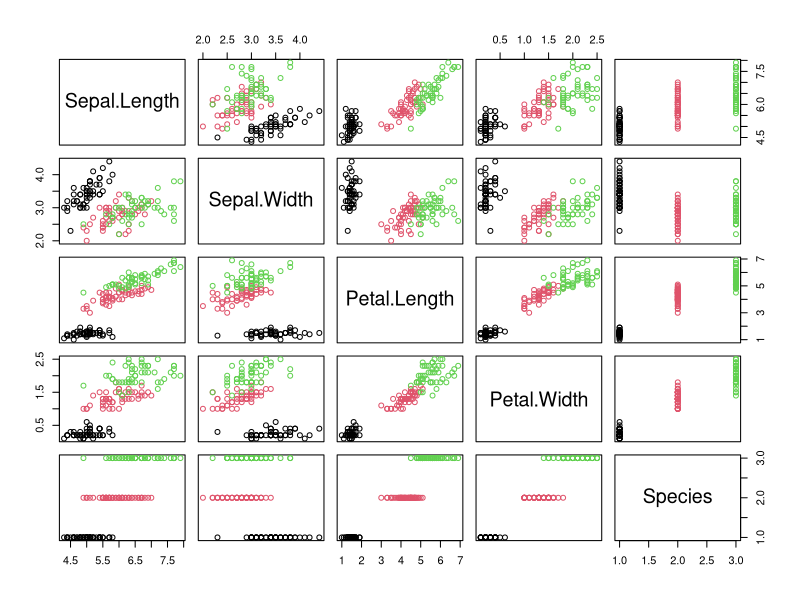
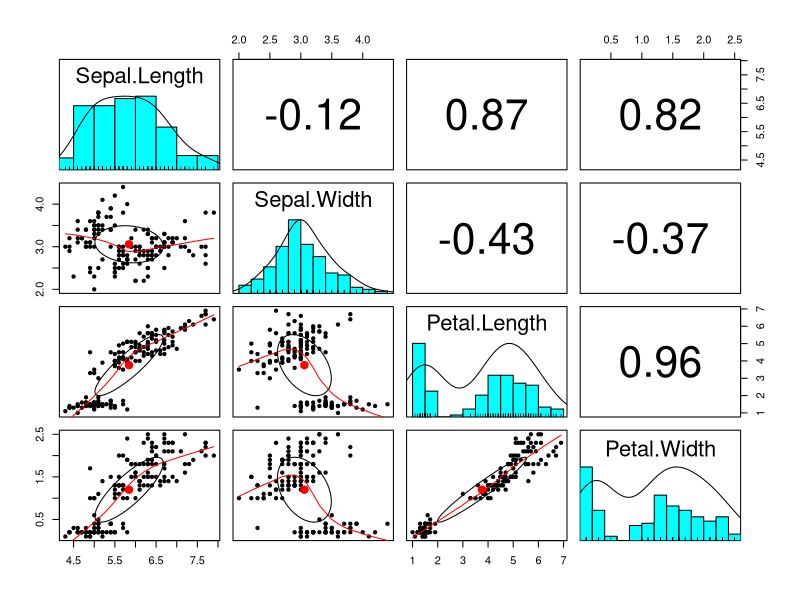

These figures' R source, in order:
## ---- chunk 1
knitr::opts_chunk$set(echo = TRUE)
## ---- chunk 2
data(iris)
data=iris[,-5]
data [1:10,]
## ---- chunk 3
pairs(iris, col=iris[,5])
## ---- chunk 4
cor(iris[,1:4])
## ---- chunk 5
library(psych)
## ---- chunk 6
pairs.panels(iris[,-5], method = "pearson")
